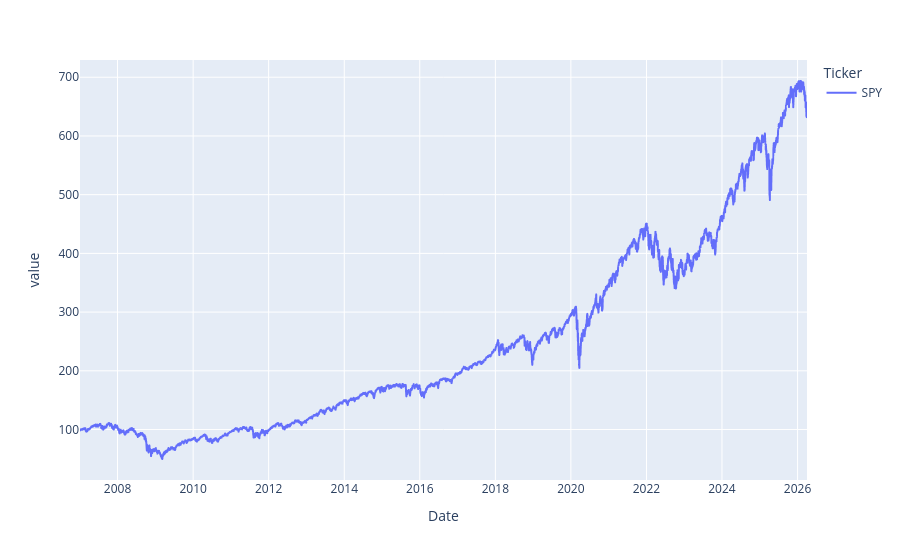

Here is the notebook cell this chart was saved with:
### Code cell
close.plot()

### Figure 1 — Plotly figure (JSON) as saved in the notebook; plotly's stock layout.template omitted (floating-point values rounded to 4 significant figures; data arrays with more than 128 entries replaced by an {"elided": "..."} marker saying what was removed)
{"data": [{"hovertemplate": "Ticker=SPY<br>Date=%{x}<br>value=%{y}<extra></extra>", "legendgroup": "SPY", "line": {"color": "#636efa", "dash": "solid"}, "marker": {"symbol": "circle"}, "mode": "lines", "name": "SPY", "showlegend": true, "type": "scattergl", "x": {"elided": "4843 str values"}, "xaxis": "x", "y": {"elided": "4843 float values"}, "yaxis": "y"}], "layout": {"legend": {"title": {"text": "Ticker"}, "tracegroupgap": 0}, "margin": {"t": 60}, "xaxis": {"anchor": "y", "domain": [0, 1], "title": {"text": "Date"}}, "yaxis": {"anchor": "x", "domain": [0, 1], "title": {"text": "value"}}}}
